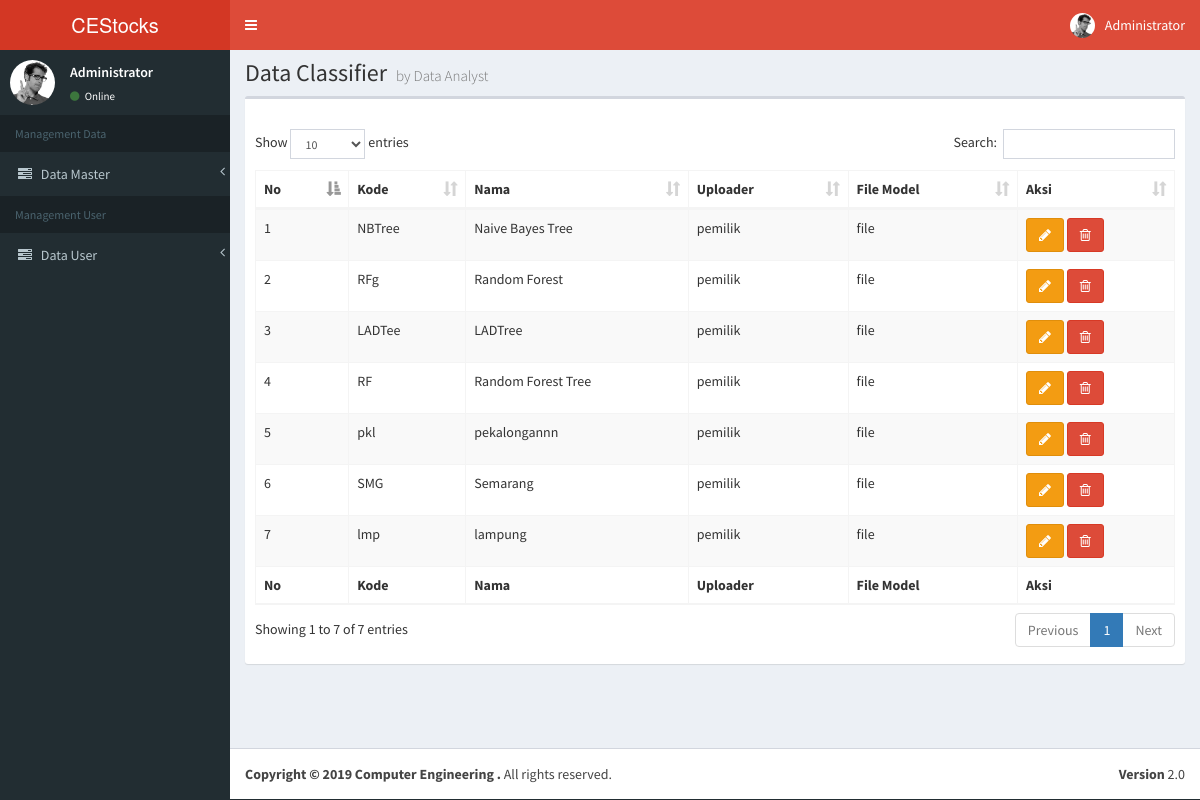
The page /index.php/saham/classifier on the database its author committed.
### tables this page shows
CREATE TABLE `classifier` (
  `id` int(15) NOT NULL,
  `kode` varchar(50) NOT NULL,
  `nama` varchar(50) NOT NULL
);

### application/controllers/Saham.php (called while the page is built, shortened)
<?php
class Saham extends CI_Controller {
		public function __construct()
		{
			$this->load->model('saham_model');
				$this->load->helper('date');
				$this->load->helper('url');
		}
			public function classifier()
			{
				$data['classifier'] = $this->saham_model->getListClassifier();
				$data['view_name'] = 'classifier';
				$this->load->view('data/template', $data);
			}
	}

### index.php (called while the page is built, shortened)
<?php
require_once BASEPATH.'core/CodeIgniter.php';

### application/models/Saham_model.php (called while the page is built, shortened)
<?php
class Saham_model extends CI_Model{
  public function getListClassifier()
  {
    $query = $this->db->get('classifier');
    return $query->result();
  }
}

### application/views/data/classifier.php (the view, shortened to what this page needs)
<div class="row" style="margin-bottom:10px; margin-top:-20px;">
<section class="content-header">
      <h1>
        Data Classifier
        <small>by Data Analyst</small>
      </h1>
    </section>
</div>
<div class="box">
    <div class="box-header">
        </div>
    <div class="box-body">
        <table id="example1" class="table table-bordered table-striped">
            <thead>
                <tr>
                    <th>No</th>
					<th>Kode</th>
					<th>Nama</th>
					<th>Uploader</th>
			    	<th>File Model</th>
					<th>Aksi</th>
                </tr>
            </thead>
            <tbody>
            <?php $i=1; foreach ($classifier as $item) : ?>
                <tr>
                    <td><?php echo $i; ?></td>
                    <td><?php echo $item->kode; ?></td>
                    <td><?php echo $item->nama; ?></td>
                    <td>pemilik</td>
                    <td>file</td>
                    <td>
                        <a href="<?php echo base_url('updateClassifier/'.$item->id)?>"><button type="button" class="btn btn-warning"><i class="fa fa-pencil"></i></button></a>
                        <button type="button" class="btn btn-danger" data-toggle="modal" data-target="#modal-default"><i class="fa fa-trash-o"></i></button>
                    </td>
                </tr>
            <?php $i++; endforeach; ?>
            </tbody>
            <tfoot>
                <tr>
                    <th>No</th>
					<th>Kode</th>
					<th>Nama</th>
					<th>Uploader</th>
			    	<th>File Model</th>
					<th>Aksi</th>
                </tr>
            </tfoot>
        </table>
    </div>
</div>

### application/views/template/header.php (shortened to what this page needs)
<!DOCTYPE html>
<html>
<head>
    <link rel="stylesheet" href="<?php echo base_url();?>assets/bower_components/bootstrap/dist/css/bootstrap.min.css">
    <link rel="stylesheet" href="<?php echo base_url();?>assets/bower_components/font-awesome/css/font-awesome.min.css">
    <link rel="stylesheet" href="<?php echo base_url();?>assets/bower_components/Ionicons/css/ionicons.min.css">
    <link rel="stylesheet" href="<?php echo base_url();?>assets/dist/css/AdminLTE.min.css">
    <link rel="stylesheet" href="<?php echo base_url();?>assets/dist/css/skins/_all-skins.min.css">
    <link rel="stylesheet" href="<?php echo base_url();?>assets/bower_components/morris.js/morris.css">
    <link rel="stylesheet" href="<?php echo base_url();?>assets/bower_components/jvectormap/jquery-jvectormap.css">
    <link rel="stylesheet" href="<?php echo base_url();?>assets/bower_components/bootstrap-datepicker/dist/css/bootstrap-datepicker.min.css">
    <link rel="stylesheet" href="<?php echo base_url();?>assets/bower_components/bootstrap-daterangepicker/daterangepicker.css">
    <link rel="stylesheet" href="<?php echo base_url();?>assets/plugins/bootstrap-wysihtml5/bootstrap3-wysihtml5.min.css">
    <link rel="stylesheet" href="<?php echo base_url();?>assets/bower_components/datatables.net-bs/css/dataTables.bootstrap.min.css">
    <link rel="stylesheet" href="<?php echo base_url();?>assets/plugins/timepicker/bootstrap-timepicker.min.css">
    <link rel="stylesheet" href="<?php echo base_url();?>assets/bower_components/select2/dist/css/select2.min.css">
    <link rel="stylesheet" href="<?php echo base_url();?>assets/plugins/iCheck/all.css">
</head>
<body class="hold-transition skin-red sidebar-mini">
<div class="wrapper">
  <header class="main-header">
    <a href="<?php echo base_url('saham');?>" class="logo">
      <span class="logo-lg">CEStocks</span>
    </a>
    <nav class="navbar navbar-static-top">
      <a href="#" class="sidebar-toggle" data-toggle="push-menu" role="button">
      </a>
      <div class="navbar-custom-menu">
        <ul class="nav navbar-nav">
            <li class="dropdown user user-menu">
                <a href="#" class="dropdown-toggle" data-toggle="dropdown">
                <img src="<?php echo base_url();?>assets/dist/img/user2-160x160.jpg" class="user-image" alt="User Image">
                <span class="hidden-xs">Administrator</span>
                </a>
            </li>
        </ul>
      </div>
    </nav>
</header>

### application/views/template/main_sidebar.php (shortened to what this page needs)
<aside class="main-sidebar">
    <section class="sidebar">
      <div class="user-panel">
        <div class="pull-left image">
          <img src="<?php echo base_url();?>assets/dist/img/user2-160x160.jpg" class="img-circle" alt="User Image">
        </div>
        <div class="pull-left info">
          <p>Administrator</p>
          <a href="#"><i class="fa fa-circle text-success"></i> Online</a>
        </div>
      </div>
      <ul class="sidebar-menu" data-widget="tree">
        <li class="header">Management Data</li>
        <li class="treeview">
          <a href="#">
            <i class="fa fa-tasks"></i> <span>Data Master</span>
            <span class="pull-left-container">
              <i class="fa fa-angle-left pull-right"></i>
            </span>
          </a>
        </li>
        <li class="header">Management User</li>
        <li class="treeview">
          <a href="#">
            <i class="fa fa-tasks"></i> <span>Data User</span>
            <span class="pull-left-container">
              <i class="fa fa-angle-left pull-right"></i>
            </span>
          </a>
        </li>
      </ul>
    </section>
  </aside>

### application/views/data/template.php (shortened to what this page needs)
<?php $this->view('template/header.php')?>
<?php $this->view('template/main_sidebar.php')?>
<div class="content-wrapper">
    <section class="content">
        <div class="row">
            <div class="col-xs-12">
                 <?php $this->load->view('data/'.$view_name); ?>
            </div>
        </div>
    </section>
 </div>
<?php $this->view('template/control_sidebar.php')?>
<?php $this->view('template/footer.php')?>

### application/views/template/control_sidebar.php (shortened to what this page needs)
<footer class="main-footer">
    <div class="pull-right hidden-xs">
      <b>Version</b> 2.0
    </div>
    <strong>Copyright &copy; 2019 Computer Engineering </a>.</strong> All rights
    reserved.
</footer>
</div>

### application/views/template/footer.php
</body>
</html>

### rows shown on the page
classifier: kode "NBTree", nama "Naive Bayes Tree"
classifier: kode "RFg", nama "Random Forest"
classifier: kode "LADTee", nama "LADTree"
classifier: kode "RF", nama "Random Forest Tree"
classifier: kode "pkl", nama "pekalongannn"
classifier: kode "SMG", nama "Semarang"
classifier: kode "lmp", nama "lampung"
